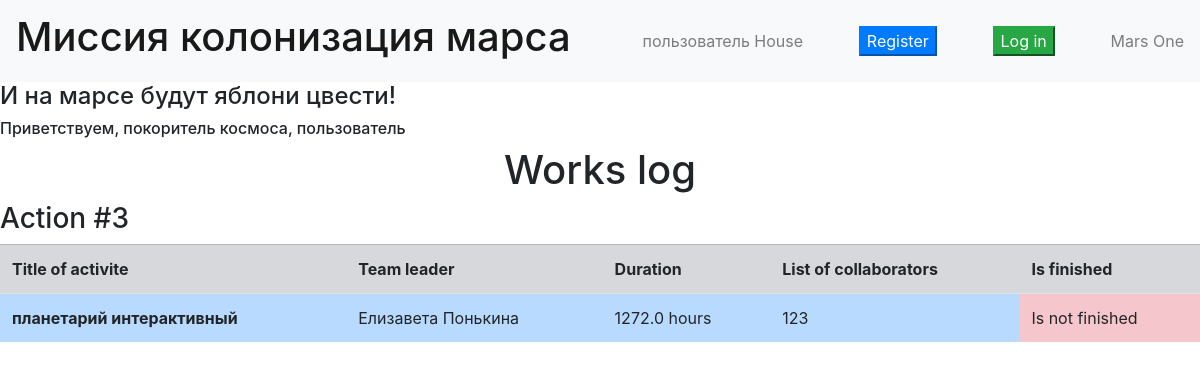
Before: / with the older database file.
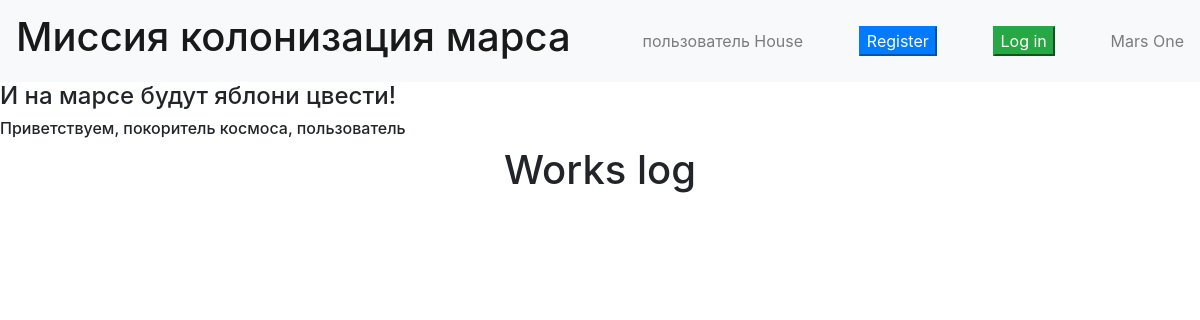
After: the same page with the newer database file.
### data/jobs.py (models this page shows)
class Jobs(SqlAlchemyBase, SerializerMixin):
    __tablename__ = 'jobs'
    id = sqlalchemy.Column(sqlalchemy.Integer, primary_key=True, autoincrement=True)
    team_leader = sqlalchemy.Column(sqlalchemy.Integer, sqlalchemy.ForeignKey("users.id"), nullable=True)
    job = sqlalchemy.Column(sqlalchemy.String, nullable=True)
    work_size = sqlalchemy.Column(sqlalchemy.Integer, nullable=True)
    collaborators = sqlalchemy.Column(sqlalchemy.String, nullable=True)
    start_date = sqlalchemy.Column(sqlalchemy.DateTime, default=datetime.datetime.now)
    end_date = sqlalchemy.Column(sqlalchemy.DateTime, default=datetime.datetime.now)
    is_finished = sqlalchemy.Column(sqlalchemy.Boolean, nullable=True)
    user = orm.relationship('User')

### main.py (the view)
@app.route('/')
def main():
    db_sess = db_session.create_session()
    jobs = db_sess.query(Jobs)
    lst = []
    for job in jobs:
        try:
            user = db_sess.query(User).filter(User.id == job.team_leader).first()
            user_fullname = user.name + ' ' + user.surname
            is_finished = 'Is not finished'
            duration = job.end_date - job.start_date
            if job.is_finished:
                is_finished = 'Is finished'
            lst.append(
                [job.id, job.job, user_fullname, str(duration.total_seconds() // 3600) + ' hours', job.collaborators,
                 is_finished])
        except Exception:
            break
    if current_user.__class__.__name__ == 'User':
        return render_template('jobs_list.html', list=lst, username=current_user.name)
    return render_template('jobs_list.html', title='Главная',  username='пользователь', list=lst)

### data/db_session.py (called while the page is built)
def create_session() -> Session:
    global __factory
    return __factory()

### templates/jobs_list.html (shortened to what this page needs)
{% extends "index.html" %}
{% block content %}
<h1>Works log</h1>
{% for job in list %}
<h3>
    Action #{{ job[0] }}
</h3>
    <table class="table">
        <tr class="table-secondary">
            <th scope="col">Title of activite</th>
            <th scope="col">Team leader</th>
            <th scope="col">Duration</th>
            <th scope="col">List of collaborators</th>
            <th scope="col">Is finished</th>
        </tr>
        <tr>
            <th scope="row" class="table-primary">
                {{ job[1] }}
            </th>
            <td class="table-primary">
                {{ job[2] }}
            </td>
            <td class="table-primary">
                {{ job[3] }}
            </td>
            <td class="table-primary">
                {{ job[4] }}
            </td>
            <td class="table-danger">
                {{ job[5] }}
            </td>
        </tr>
    </table>
    {% endfor %}
{% endblock %}

Changed rows visible on the page:
removed Jobs: id "3", job "планетарий интерактивный", job "Елизавета Понькина", work_size "1272.0 hours", collaborators "123", job "Is not finished"
